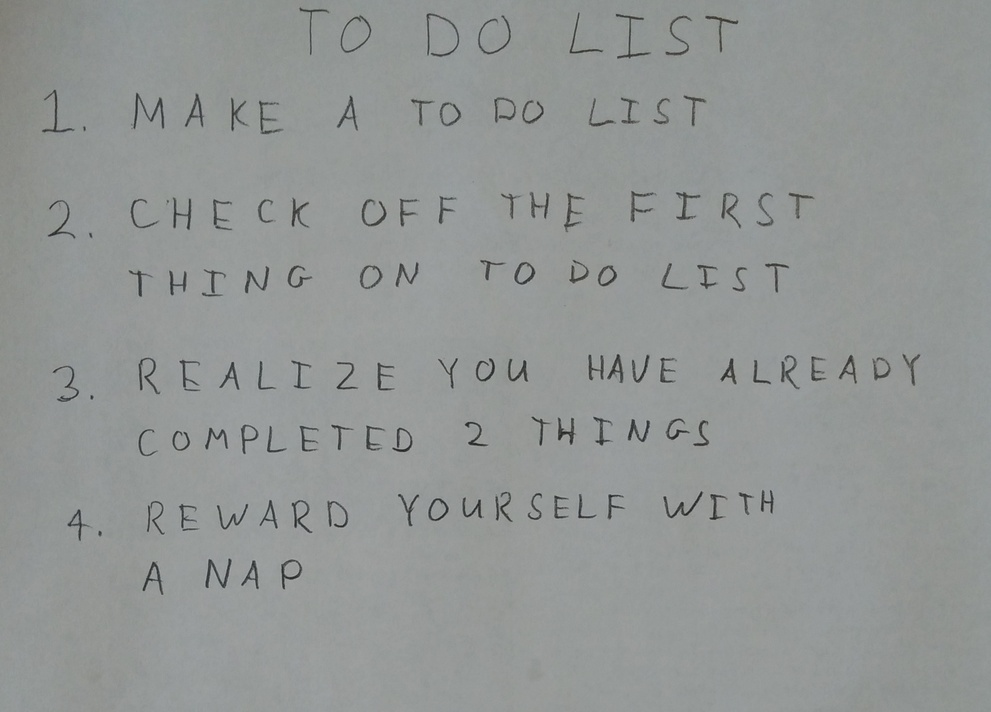
#> input picture NeuralNetworkRecognition/images/01_list.jpg, 991 x 712 px, shrunk from 2270 x 1631 before the run
$ python -i q4.py   (imports and definitions only)
#> lines starting #> are read from the running program, lines starting #| are printed output that depends on the picture; after the words box and inside, x2 and y2 are one past the last pixel; in counts of white or black regions, pixels touching at a corner belong together
import numpy as np

import skimage
import skimage.measure
import skimage.color
import skimage.restoration
import skimage.filters
import skimage.morphology
import skimage.segmentation

# takes a color image
# returns a list of bounding boxes and black_and_white image
def findLetters(image):
    bboxes = []
    bw = None

    # padding parameter
    padding = 10
    # De-noise first
    #image = skimage.restoration.denoise_bilateral(image, channel_axis=-1)
    # convert to grayscale
    gray = skimage.color.rgb2gray(image)
    # apply threshold
    thresh = skimage.filters.threshold_otsu(gray)
#> thresh = 0.455
    bw = skimage.morphology.closing(gray < thresh,skimage.morphology.square(6))
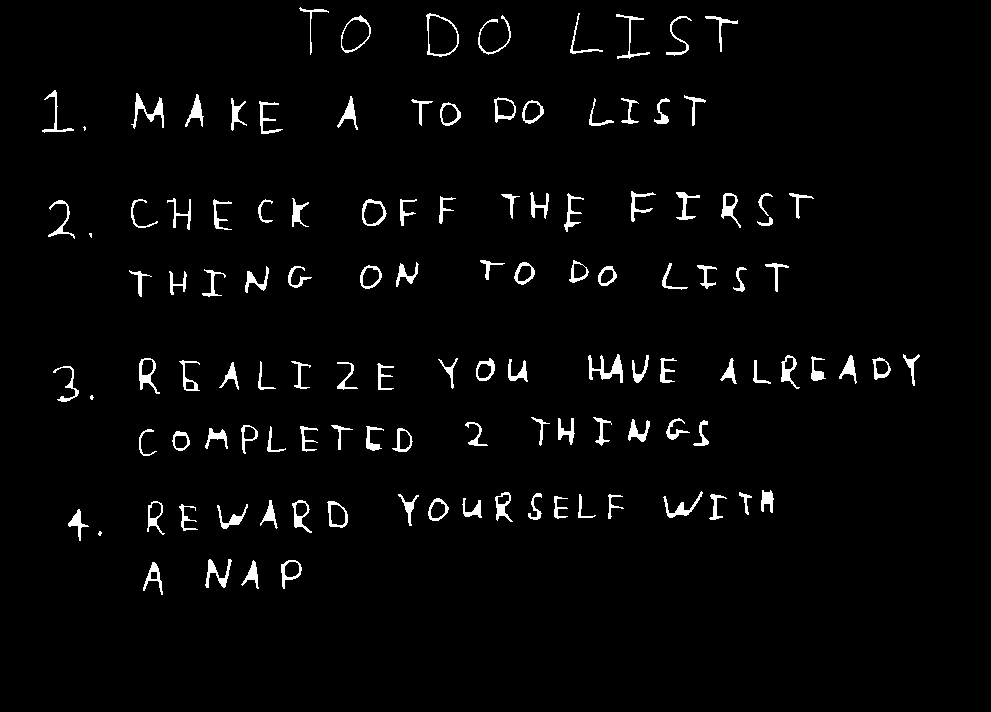
#> bw: shape (712, 991) bool; 2.8% white; 119 white regions (4 under 20 px), largest, box (x1, y1, x2, y2) and area: (588, 354, 623, 383) 399, (131, 93, 164, 129) 351, (205, 559, 232, 588) 278

    # dilation
    selem = skimage.morphology.square(5)
    bw = skimage.morphology.dilation(bw, selem)
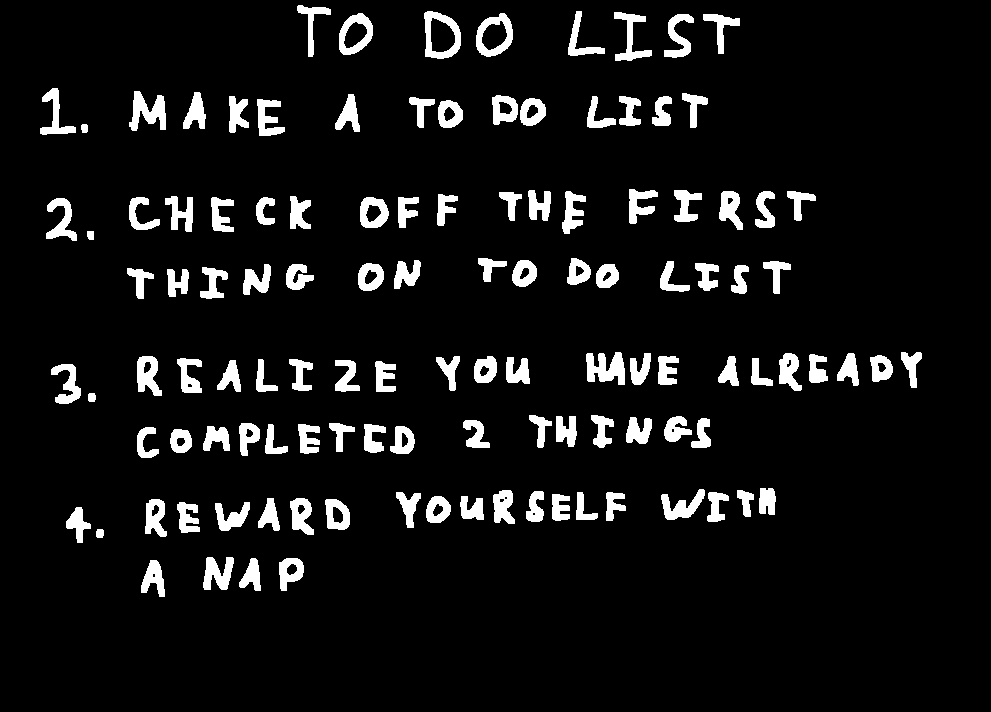
#> bw: shape (712, 991) bool; 7.5% white; 118 white regions, largest, box (x1, y1, x2, y2) and area: (586, 352, 625, 385) 867, (129, 91, 166, 131) 815, (424, 11, 461, 59) 813
#    bw = skimage.morphology.dilation(bw)
    # remove artifacts connected to image border
    cleared = skimage.segmentation.clear_border(bw)
    # label image regions
    label = skimage.measure.label(cleared)
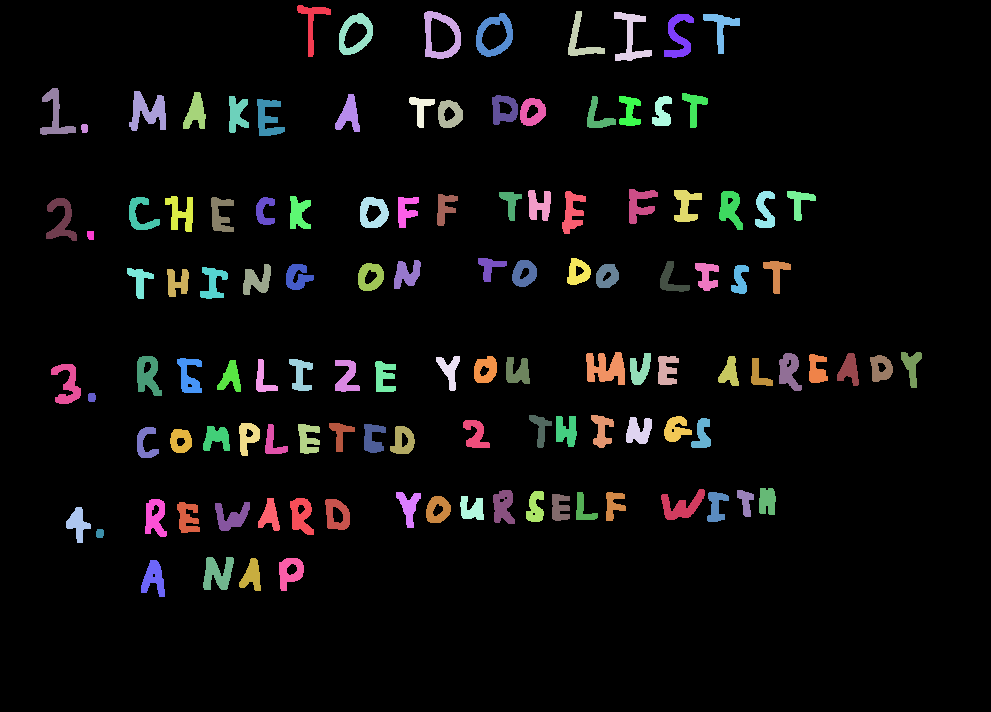
#> label: shape (712, 991) int32; 119 distinct labels, from 0 to 118; one colour per label, 0 black
    bw = np.invert(bw).astype(int)

    # loop through each region and append bounding box to bboxes
    for region in skimage.measure.regionprops(label):
        if region.area >= 500:      # set region threshold to be 300
            # Get the bounding box of the region
            minr, minc, maxr, maxc = region.bbox

            # Apply padding to each side of the bounding box
            minr = max(minr - padding, 0)
            minc = max(minc - padding, 0)
            maxr = min(maxr + padding, image.shape[0])
            maxc = min(maxc + padding, image.shape[1])

            # Create a larger bounding box with padding
            padded_box = [minr, minc, maxr, maxc]
            bboxes.append(padded_box)
#> this loop made 118 passes
#> (minr, minc, maxr, maxc) on passes 2, 3, 4, 5, 6, 7, 9, 10, 13, 14, 21, 24: (1, 414, 69, 471), (1, 558, 66, 615), (2, 604, 71, 662), (3, 329, 65, 383), (3, 466, 67, 523), (4, 654, 68, 704), (78, 30, 145, 86), (81, 119, 141, 176), (84, 325, 142, 370), (85, 482, 135, 528), (89, 247, 146, 295), (179, 619, 234, 668)
#> after the loop, bboxes = 33 items, first 6: [1, 414, 69, 471], [1, 558, 66, 615], [2, 604, 71, 662], [3, 329, 65, 383], [3, 466, 67, 523], [4, 654, 68, 704]

    return bboxes, bw

>>> import cv2
>>> picture = cv2.cvtColor(cv2.imread('../images/01_list.jpg'), cv2.COLOR_BGR2RGB)
>>> result = findLetters(picture)
